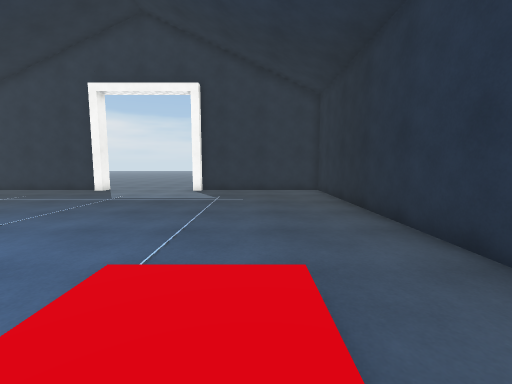
View 1 (above)

12 first-person views from a walk through a scene from a Unity 3-D project. The camera is 1.3 m above the floor, tilts 6° down and sees 90° across. The floor is counted in squares, 1 m on a side. Each view is taken from the middle of a square. On the plan, view 1 faces up. The plan holds only what a view shows up to about 13 squares ahead; the rest is blank. The place goes on beyond the plan. The player is left out. Door leaves are left out, so doorways stand open. Surface patterns are stand-ins for the level's own textures.

View 2
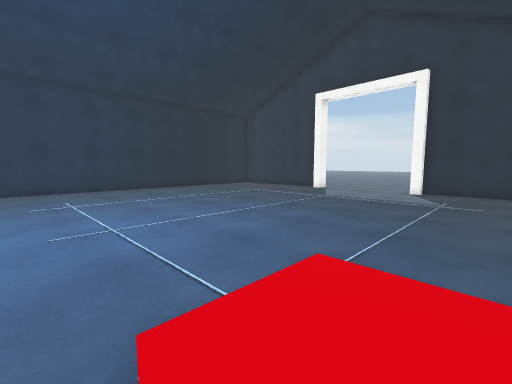

View 3
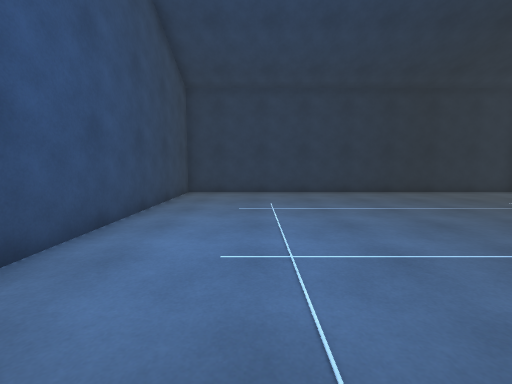

View 4
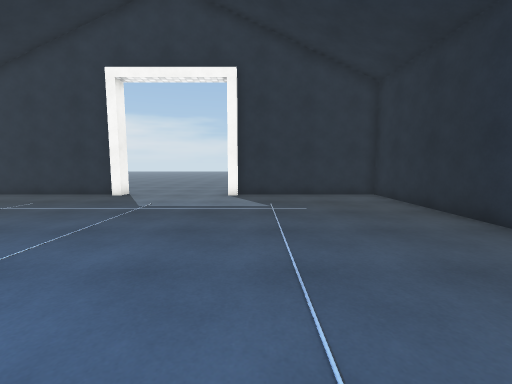

View 5
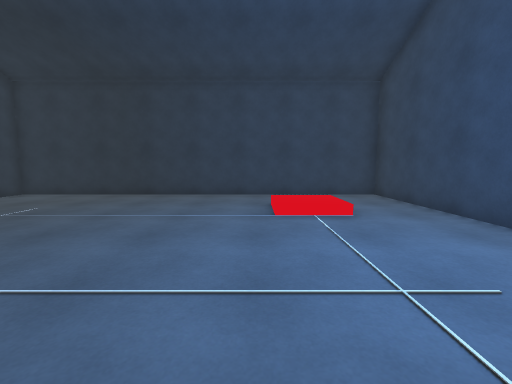

View 6
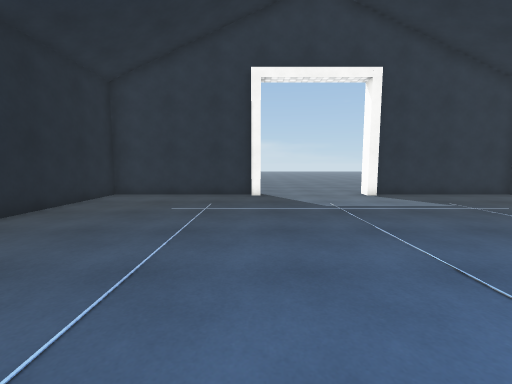

View 7
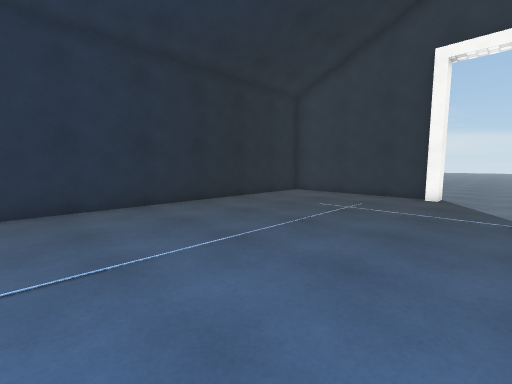

View 8
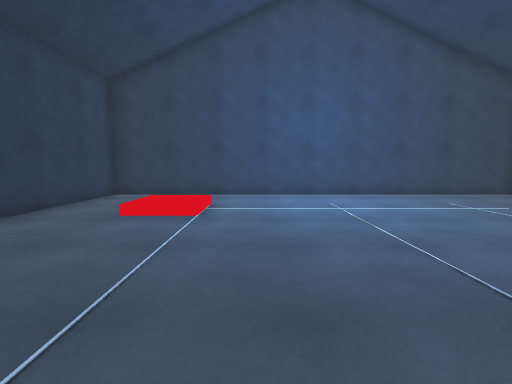

View 9
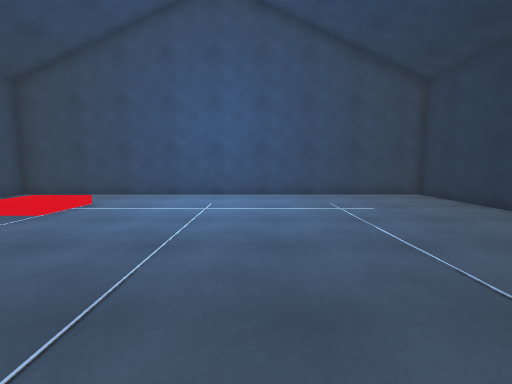

View 10
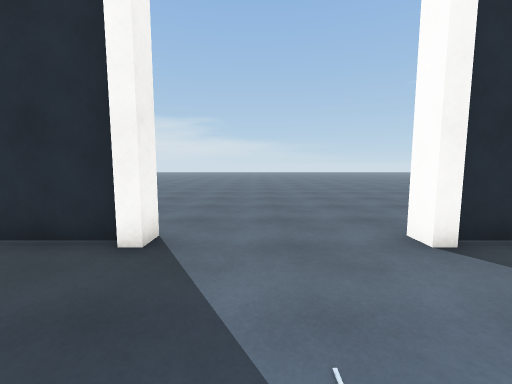

View 11
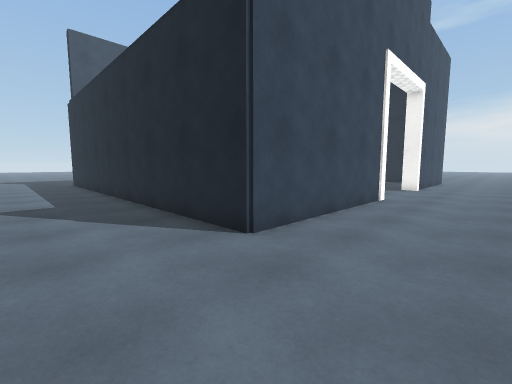

View 12
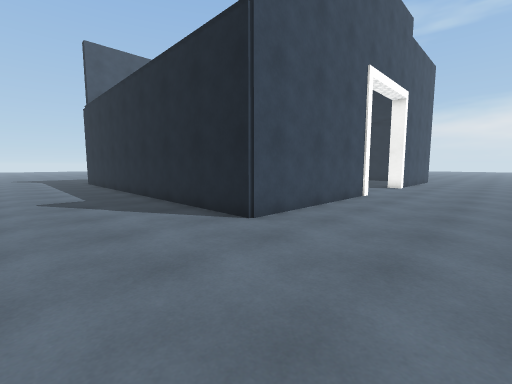

### Floor plan
Points are (right, up) in squares from view 1. A wall is a line through its corners. A room is listed if a view was taken in it or the views show most of it. See-through windows are left out.
Room 1 (views 1, 2, 3, 4, 5, 6, 7, 8, 9, 10)
walls: (-7.8, 13) (-8.2, 13); (-8.1, 13.3) (-14.2, 13.3) (-14.2, -2.2) (3.3, -2.2) (3.3, 13.3) (-2.8, 13.3); (-2.8, 13) (-3.2, 13)
ways out: open door at (-5.5, 13.5) to room 2
Room 2 (views 11, 12)
walls: (-3.2, 13.6) (3.7, 13.6) (3.7, 1.8)
ways out: open door at (-5.5, 13.5) to room 1

Where each view was taken, in squares from view 1:
view 1: 0 up, 0 right, facing up
view 2: 0 up, 0 right, facing up-left
view 3: 1 up, 2 left, facing left
view 4: 2 up, 2 left, facing up
view 5: 3 up, 8 left, facing right
view 6: 2 up, 8 left, facing up
view 7: 2 up, 6 left, facing up-left
view 8: 9 up, 3 left, facing down
view 9: 9 up, 7 left, facing down
view 10: 9 up, 6 left, facing up
view 11: 17 up, 7 right, facing down-left
view 12: 18 up, 8 right, facing down-left
